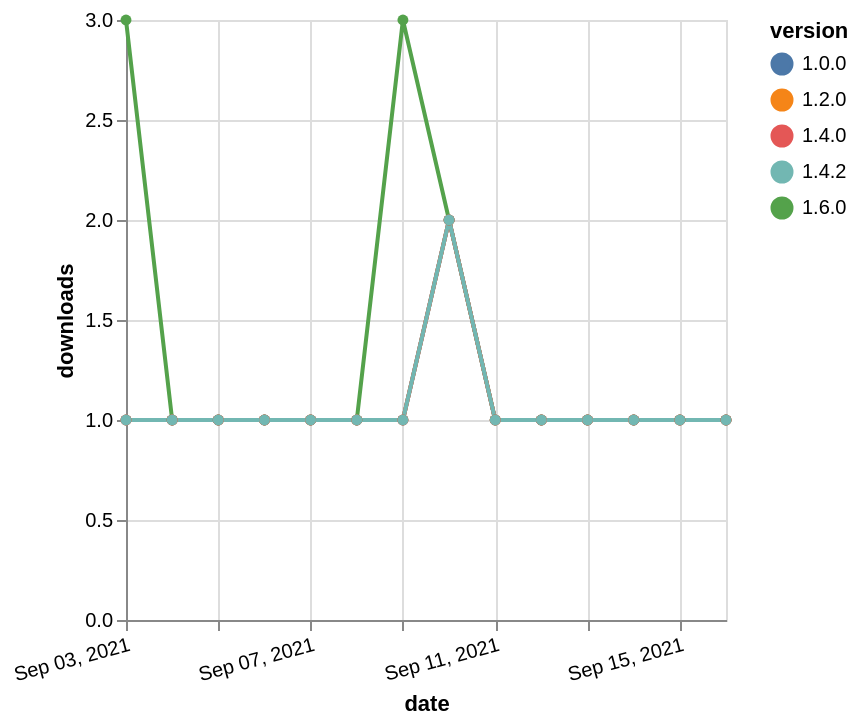

Write a Vega-Lite specification for this figure.
### Vega-Lite specification from a JSON file in a GitHub repository (floating-point values rounded to 4 significant figures)
{"$schema": "https://vega.github.io/schema/vega-lite/v5.json", "description": "A simple bar chart with embedded data.", "data": {"values": [{"date": "2021-09-03", "total": 122, "delta": 3, "version": "1.6.0"}, {"date": "2021-09-04", "total": 123, "delta": 1, "version": "1.6.0"}, {"date": "2021-09-05", "total": 124, "delta": 1, "version": "1.6.0"}, {"date": "2021-09-06", "total": 125, "delta": 1, "version": "1.6.0"}, {"date": "2021-09-07", "total": 126, "delta": 1, "version": "1.6.0"}, {"date": "2021-09-08", "total": 127, "delta": 1, "version": "1.6.0"}, {"date": "2021-09-09", "total": 130, "delta": 3, "version": "1.6.0"}, {"date": "2021-09-10", "total": 132, "delta": 2, "version": "1.6.0"}, {"date": "2021-09-11", "total": 133, "delta": 1, "version": "1.6.0"}, {"date": "2021-09-12", "total": 134, "delta": 1, "version": "1.6.0"}, {"date": "2021-09-13", "total": 135, "delta": 1, "version": "1.6.0"}, {"date": "2021-09-14", "total": 136, "delta": 1, "version": "1.6.0"}, {"date": "2021-09-15", "total": 137, "delta": 1, "version": "1.6.0"}, {"date": "2021-09-16", "total": 138, "delta": 1, "version": "1.6.0"}, {"date": "2021-09-03", "total": 183, "delta": 1, "version": "1.0.0"}, {"date": "2021-09-04", "total": 184, "delta": 1, "version": "1.0.0"}, {"date": "2021-09-05", "total": 185, "delta": 1, "version": "1.0.0"}, {"date": "2021-09-06", "total": 186, "delta": 1, "version": "1.0.0"}, {"date": "2021-09-07", "total": 187, "delta": 1, "version": "1.0.0"}, {"date": "2021-09-08", "total": 188, "delta": 1, "version": "1.0.0"}, {"date": "2021-09-09", "total": 189, "delta": 1, "version": "1.0.0"}, {"date": "2021-09-10", "total": 191, "delta": 2, "version": "1.0.0"}, {"date": "2021-09-11", "total": 192, "delta": 1, "version": "1.0.0"}, {"date": "2021-09-12", "total": 193, "delta": 1, "version": "1.0.0"}, {"date": "2021-09-13", "total": 194, "delta": 1, "version": "1.0.0"}, {"date": "2021-09-14", "total": 195, "delta": 1, "version": "1.0.0"}, {"date": "2021-09-15", "total": 196, "delta": 1, "version": "1.0.0"}, {"date": "2021-09-16", "total": 197, "delta": 1, "version": "1.0.0"}, {"date": "2021-09-03", "total": 160, "delta": 1, "version": "1.2.0"}, {"date": "2021-09-04", "total": 161, "delta": 1, "version": "1.2.0"}, {"date": "2021-09-05", "total": 162, "delta": 1, "version": "1.2.0"}, {"date": "2021-09-06", "total": 163, "delta": 1, "version": "1.2.0"}, {"date": "2021-09-07", "total": 164, "delta": 1, "version": "1.2.0"}, {"date": "2021-09-08", "total": 165, "delta": 1, "version": "1.2.0"}, {"date": "2021-09-09", "total": 166, "delta": 1, "version": "1.2.0"}, {"date": "2021-09-10", "total": 168, "delta": 2, "version": "1.2.0"}, {"date": "2021-09-11", "total": 169, "delta": 1, "version": "1.2.0"}, {"date": "2021-09-12", "total": 170, "delta": 1, "version": "1.2.0"}, {"date": "2021-09-13", "total": 171, "delta": 1, "version": "1.2.0"}, {"date": "2021-09-14", "total": 172, "delta": 1, "version": "1.2.0"}, {"date": "2021-09-15", "total": 173, "delta": 1, "version": "1.2.0"}, {"date": "2021-09-16", "total": 174, "delta": 1, "version": "1.2.0"}, {"date": "2021-09-03", "total": 151, "delta": 1, "version": "1.4.0"}, {"date": "2021-09-04", "total": 152, "delta": 1, "version": "1.4.0"}, {"date": "2021-09-05", "total": 153, "delta": 1, "version": "1.4.0"}, {"date": "2021-09-06", "total": 154, "delta": 1, "version": "1.4.0"}, {"date": "2021-09-07", "total": 155, "delta": 1, "version": "1.4.0"}, {"date": "2021-09-08", "total": 156, "delta": 1, "version": "1.4.0"}, {"date": "2021-09-09", "total": 157, "delta": 1, "version": "1.4.0"}, {"date": "2021-09-10", "total": 159, "delta": 2, "version": "1.4.0"}, {"date": "2021-09-11", "total": 160, "delta": 1, "version": "1.4.0"}, {"date": "2021-09-12", "total": 161, "delta": 1, "version": "1.4.0"}, {"date": "2021-09-13", "total": 162, "delta": 1, "version": "1.4.0"}, {"date": "2021-09-14", "total": 163, "delta": 1, "version": "1.4.0"}, {"date": "2021-09-15", "total": 164, "delta": 1, "version": "1.4.0"}, {"date": "2021-09-16", "total": 165, "delta": 1, "version": "1.4.0"}, {"date": "2021-09-03", "total": 132, "delta": 1, "version": "1.4.2"}, {"date": "2021-09-04", "total": 133, "delta": 1, "version": "1.4.2"}, {"date": "2021-09-05", "total": 134, "delta": 1, "version": "1.4.2"}, {"date": "2021-09-06", "total": 135, "delta": 1, "version": "1.4.2"}, {"date": "2021-09-07", "total": 136, "delta": 1, "version": "1.4.2"}, {"date": "2021-09-08", "total": 137, "delta": 1, "version": "1.4.2"}, {"date": "2021-09-09", "total": 138, "delta": 1, "version": "1.4.2"}, {"date": "2021-09-10", "total": 140, "delta": 2, "version": "1.4.2"}, {"date": "2021-09-11", "total": 141, "delta": 1, "version": "1.4.2"}, {"date": "2021-09-12", "total": 142, "delta": 1, "version": "1.4.2"}, {"date": "2021-09-13", "total": 143, "delta": 1, "version": "1.4.2"}, {"date": "2021-09-14", "total": 144, "delta": 1, "version": "1.4.2"}, {"date": "2021-09-15", "total": 145, "delta": 1, "version": "1.4.2"}, {"date": "2021-09-16", "total": 146, "delta": 1, "version": "1.4.2"}]}, "width": "container", "mark": {"type": "line", "point": {"filled": true}}, "encoding": {"x": {"field": "date", "type": "temporal", "timeUnit": "yearmonthdate", "title": "date", "axis": {"labelAngle": -15}}, "y": {"field": "delta", "type": "quantitative", "title": "downloads"}, "color": {"field": "version", "type": "nominal"}, "tooltip": {"field": "delta"}}}
